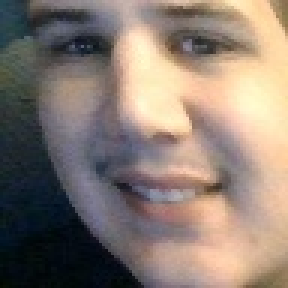
#> input picture supervised_learning/0x0B-face_verification/HBTNaligned/AdamSedki.jpg, 96 x 96 px, given as the content of the folder HBTN, which was not available (shown 3 times larger)
$ python 0-main.py
#> lines starting #> are read from the running program, lines starting #| are printed output that depends on the picture; pictures that were not available may be replaced by others from this repository, and a replacement may not be noted
### supervised_learning/0x0B-face_verification/utils.py
#!/usr/bin/env python3
"""
class Yolo that uses the Yolo v3 algorithm to perform object detection:
"""

import numpy as np
import cv2
import glob
import os


def load_images(images_path, as_array=True):
    """
    Function that loads images from a directory or file:

    Args:
        - images_path:  Path to a directory from which to load images
        - as_array:     Boolean indicating whether the images should be
                        loaded as one numpy.ndarray
                        - If True, the images should be loaded as a
                          numpy.ndarray of shape (m, h, w, c) where:
                            > m is the number of images
                            > h is the height of the image
                            > w,is the width of the image
                            > c is the num of channels of all images
                        - If False, the images should be loaded as a list
                          of individual numpy.ndarrays

    Returns
        images, filenames
        - images:       Is either a list/numpy.ndarray of all images
        - filenames     is a list of the filenames associated with each image
                        in images
    """
#> called with images_path = 'HBTN', as_array = True

    # creating a correct full path argument
    images_locations = glob.glob(images_path + '/*', recursive=True)
    filenames = sorted([s.replace(images_path + '/', '')
                        for s in images_locations])

    # creating the images lists
    images_files = []

    for file_i in filenames:
        long_path = images_path + '/' + file_i
        image_i = cv2.imread(long_path)
#> image_i is the input picture: shape (96, 96, 3); mean B, G, R 114.1, 123.8, 138

        # making sure images are RGB formatted
        if (len(image_i.shape) == 3):

            b, g, r = cv2.split(image_i)
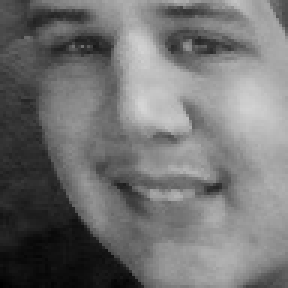
#> b: shape (96, 96) (shown 3 times larger); min 0, max 213, mean 114.1
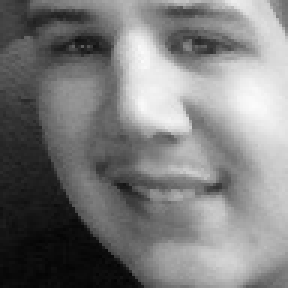
#> g: shape (96, 96) (shown 3 times larger); min 4, max 251, mean 123.8
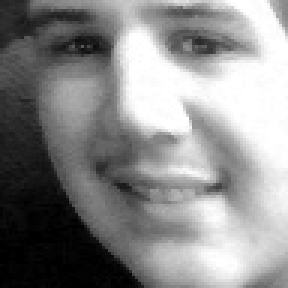
#> r: shape (96, 96) (shown 3 times larger); min 0, max 255, mean 138
            image_i = cv2.merge([r, g, b])

        images_files.append(image_i)

    if (not as_array):
        return images_files, filenames

    return np.asarray(images_files), filenames


# [80 lines left out: functions load_csv, save_images, generate_triplets, not called in this run]

### supervised_learning/0x0B-face_verification/0-main.py
#!/usr/bin/env python3

from utils import load_images
import matplotlib.pyplot as plt

images, filenames = load_images('HBTN', as_array=True)
#> filenames = 1 item

print(images.shape)
#| (1, 96, 96, 3)
print(type(images), len(images))
#| <class 'numpy.ndarray'> 1
print(type(filenames), len(filenames))
#| <class 'list'> 1
#> (the run stopped early here; a loop or call above may not have finished)

$ run again, on supervised_learning/0x0B-face_verification/HBTNaligned/AndrewMaring4.jpg
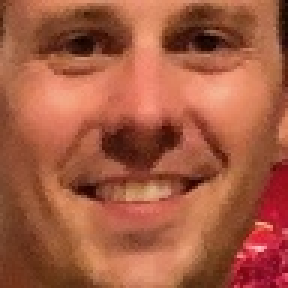
#> input picture supervised_learning/0x0B-face_verification/HBTNaligned/AndrewMaring4.jpg, 96 x 96 px, given as the content of the folder HBTN, which was not available (shown 3 times larger)
#> in load_images, image_i is the input picture: shape (96, 96, 3); mean B, G, R 65.4, 91, 165.5
#> in load_images, `b, g, r = cv2.split(image_i)`:
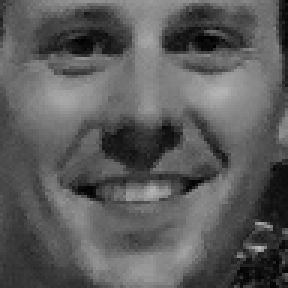
#> g: shape (96, 96) (shown 3 times larger); min 0, max 184, mean 91
#> in load_images, `b, g, r = cv2.split(image_i)`:
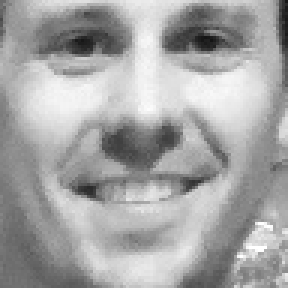
#> r: shape (96, 96) (shown 3 times larger); min 20, max 255, mean 165.5
#> filenames = 1 item
#| (1, 96, 96, 3)
#| <class 'numpy.ndarray'> 1
#| <class 'list'> 1

$ run again, on supervised_learning/0x0B-face_verification/HBTNaligned/AnthonyLe1.jpg
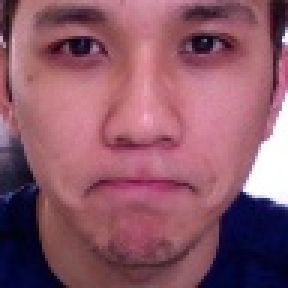
#> input picture supervised_learning/0x0B-face_verification/HBTNaligned/AnthonyLe1.jpg, 96 x 96 px, given as the content of the folder HBTN, which was not available (shown 3 times larger)
#> in load_images, image_i is the input picture: shape (96, 96, 3); mean B, G, R 104.9, 88.4, 140.5
#> in load_images, `b, g, r = cv2.split(image_i)`:
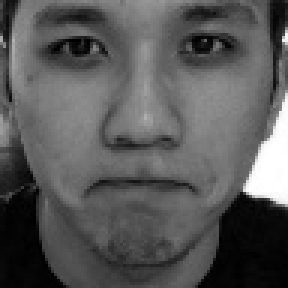
#> g: shape (96, 96) (shown 3 times larger); min 0, max 255, mean 88.4
#> in load_images, `b, g, r = cv2.split(image_i)`:
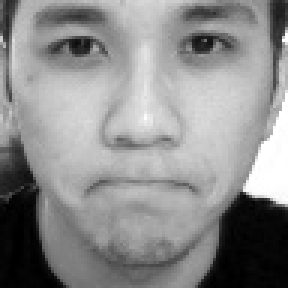
#> r: shape (96, 96) (shown 3 times larger); min 0, max 255, mean 140.5
#> filenames = 1 item
#| (1, 96, 96, 3)
#| <class 'numpy.ndarray'> 1
#| <class 'list'> 1
